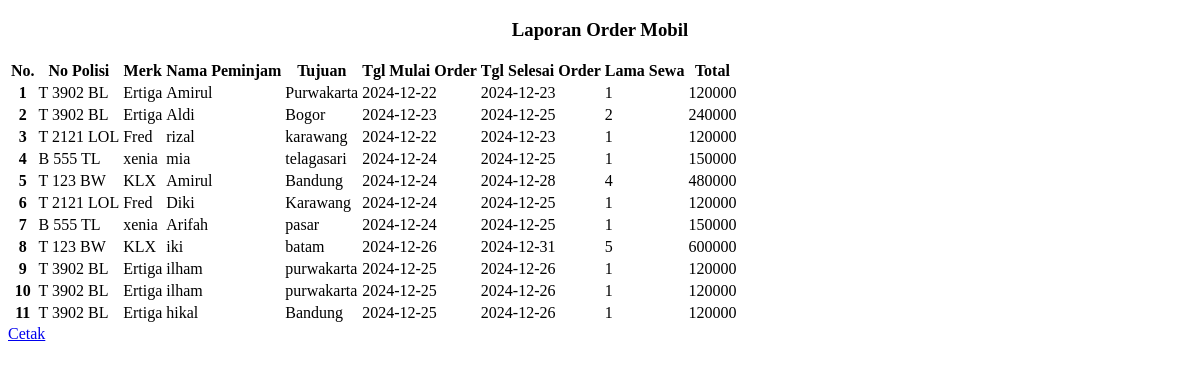
Screenshot of /admin/rorder.php with the database file from the repository.
### tables this page shows
CREATE TABLE `sewa` (
  `id_sewa` int NOT NULL,
  `id_mobil` int DEFAULT NULL,
  `id_user` int NOT NULL,
  `nama_sewa` varchar(90) NOT NULL,
  `ktp` varchar(25) NOT NULL,
  `jenkel_sewa` varchar(20) NOT NULL,
  `alamat` varchar(90) NOT NULL,
  `tlp_sewa` varchar(20) NOT NULL,
  `tujuan` varchar(90) NOT NULL,
  `tgl_sewa` date NOT NULL,
  `tgl_kembali` date NOT NULL,
  `lama` int NOT NULL,
  `harga_total` double NOT NULL,
  `konf_pembayaran` varchar(255) NOT NULL
);

CREATE TABLE `mobil` (
  `id_mobil` int NOT NULL,
  `no_polisi` varchar(12) NOT NULL,
  `merk` varchar(90) NOT NULL,
  `tahun` varchar(10) NOT NULL,
  `harga` double NOT NULL,
  `s_mobil` varchar(20) NOT NULL,
  `poto` varchar(255) DEFAULT NULL,
  `deskripsi` varchar(255) DEFAULT NULL,
  `created_at` datetime NOT NULL DEFAULT CURRENT_TIMESTAMP
);

### admin/rorder.php (the view, shortened to what this page needs)
<!DOCTYPE html>
<html lang="en">
<head>
</head>
<body>
    <div class="container">
        <div class="row mt-5">
            <div class="col-md-12">
                <div class="card m-3">
                    <div class="card-body">
                        <h3>Laporan Order Mobil</h3>
                        <div class="table-responsive">
                            <table class="table table-striped table-hover table-bordered table-sm">
                                <thead>
                                    <tr>
                                        <th>No.</th>
                                        <th>No Polisi</th>
                                        <th>Merk</th>
                                        <th>Nama Peminjam</th>
                                        <th>Tujuan</th>
                                        <th>Tgl Mulai Order</th>
                                        <th>Tgl Selesai Order</th>
                                        <th>Lama Sewa</th>
                                        <th>Total</th>
                                    </tr>
                                </thead>
                                <tbody>
                                    <?php
                                    include("../db/koneksi.php");
                                    $cari = mysqli_query($konek, "SELECT * FROM mobil, sewa WHERE mobil.id_mobil = sewa.id_mobil") or die(mysqli_error($konek));
                                    $no = 1;
                                    while ($data = mysqli_fetch_array($cari)) {
                                        ?>
                                        <tr>
                                            <th scope="row"><?php echo $no; ?></th>
                                            <td><?php echo $data['no_polisi']; ?></td>
                                            <td><?php echo $data['merk']; ?></td>
                                            <td><?php echo $data['nama_sewa']; ?></td>
                                            <td><?php echo $data['tujuan']; ?></td>
                                            <td><?php echo $data['tgl_sewa']; ?></td>
                                            <td><?php echo $data['tgl_kembali']; ?></td>
                                            <td><?php echo $data['lama']; ?></td>
                                            <td><?php echo $data['harga_total']; ?></td>
                                        </tr>
                                        <?php
                                        $no++;
                                    }
                                    ?>
                                </tbody>
                            </table>
                        </div>
                        <a href="crorder.php" class="btn btn-primary">Cetak</a>
                    </div>
                </div>
            </div>
        </div>
    </div>
</body>
</html>

### admin/rorder.php (style rules this page uses)
h3 { color: #000; text-align: center; }
.table td, .table th { white-space: nowrap; overflow: hidden; text-overflow: ellipsis; }
.table-responsive { overflow-x: auto; }

### rows the page displays
sewa: id_mobil.no_polisi "T 3902 BL", id_mobil.merk "Ertiga", nama_sewa "Amirul", tujuan "Purwakarta", tgl_sewa "2024-12-22", tgl_kembali "2024-12-23", lama "1", harga_total "120000"
sewa: id_mobil.no_polisi "T 3902 BL", id_mobil.merk "Ertiga", nama_sewa "Aldi", tujuan "Bogor", tgl_sewa "2024-12-23", tgl_kembali "2024-12-25", lama "2", harga_total "240000"
sewa: id_mobil.no_polisi "T 2121 LOL", id_mobil.merk "Fred", nama_sewa "rizal", tujuan "karawang", tgl_sewa "2024-12-22", tgl_kembali "2024-12-23", lama "1", harga_total "120000"
sewa: id_mobil.no_polisi "B 555 TL", id_mobil.merk "xenia", nama_sewa "mia", tujuan "telagasari", tgl_sewa "2024-12-24", tgl_kembali "2024-12-25", lama "1", harga_total "150000"
sewa: id_mobil.no_polisi "T 123 BW", id_mobil.merk "KLX", nama_sewa "Amirul", tujuan "Bandung", tgl_sewa "2024-12-24", tgl_kembali "2024-12-28", lama "4", harga_total "480000"
sewa: id_mobil.no_polisi "T 2121 LOL", id_mobil.merk "Fred", nama_sewa "Diki", tujuan "Karawang", tgl_sewa "2024-12-24", tgl_kembali "2024-12-25", lama "1", harga_total "120000"
sewa: id_mobil.no_polisi "B 555 TL", id_mobil.merk "xenia", nama_sewa "Arifah", tujuan "pasar", tgl_sewa "2024-12-24", tgl_kembali "2024-12-25", lama "1", harga_total "150000"
sewa: id_mobil.no_polisi "T 123 BW", id_mobil.merk "KLX", nama_sewa "iki", tujuan "batam", tgl_sewa "2024-12-26", tgl_kembali "2024-12-31", lama "5", harga_total "600000"
sewa: id_mobil.no_polisi "T 3902 BL", id_mobil.merk "Ertiga", nama_sewa "ilham", tujuan "purwakarta", tgl_sewa "2024-12-25", tgl_kembali "2024-12-26", lama "1", harga_total "120000"
sewa: id_mobil.no_polisi "T 3902 BL", id_mobil.merk "Ertiga", nama_sewa "ilham", tujuan "purwakarta", tgl_sewa "2024-12-25", tgl_kembali "2024-12-26", lama "1", harga_total "120000"
sewa: id_mobil.no_polisi "T 3902 BL", id_mobil.merk "Ertiga", nama_sewa "hikal", tujuan "Bandung", tgl_sewa "2024-12-25", tgl_kembali "2024-12-26", lama "1", harga_total "120000"
